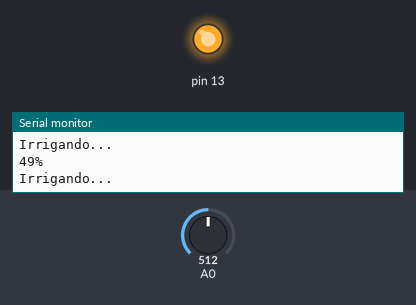
Simulated run of this sketch. Board: Arduino Uno, built with avr-gcc and run on an emulated ATmega328P. On the bench: output pins drawn as LEDs (lit = HIGH), the last lines printed to the serial monitor. The inputs (shaded band) are chosen by the test bench; at power-on: A0 = 512.

Above: at 1.8 s.
1.9 s: A0 set to 305
3.4 s: A0 set to 283
At 4.4 s:
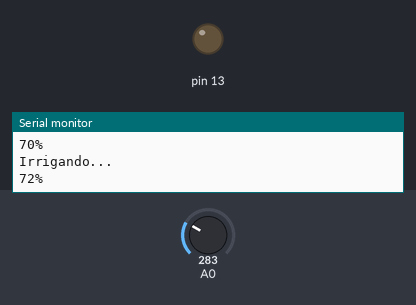
5.5 s: A0 set to 306
At 7.2 s:
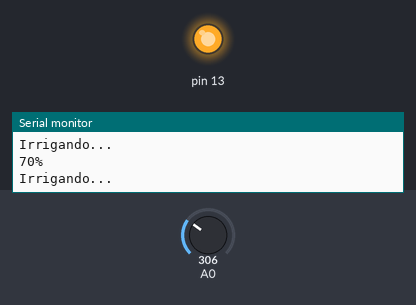
7.5 s: A0 set to 122
At 8.8 s:
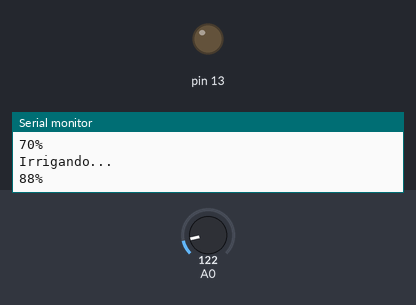
Timing chart, 0 to 10.5 s (numbered marks = the images above; inputs shaded):
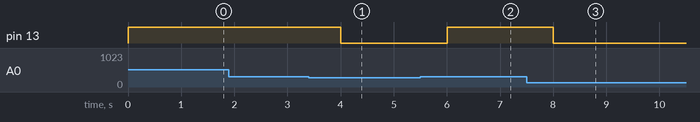

Measured:
- the behaviour switches between 297 and 296 on A0 (found by bisection; images 0 and 1)
- after the input at 3.4 s, pin 13: HIGH → LOW after 0.60 s
- after the input at 5.5 s, pin 13: LOW → HIGH after 0.50 s
- after the input at 7.5 s, pin 13: HIGH → LOW after 0.50 s

The sketch:

sensor_umidade_solo.ino
```cpp
int umidade;

void setup()
{
 Serial.begin(115200);
 Serial.println("www.usinainfo.com.br");
 pinMode(13, OUTPUT);
}
void loop()
{
 umidade = analogRead(A0);
 int Porcento = map(umidade, 1023, 0, 0, 100);

 Serial.print(Porcento);
 Serial.println("%");
 if(Porcento <=70)
 {
 Serial.println("Irrigando...");
 digitalWrite(13, HIGH);
 }

 else
 {
 digitalWrite(13, LOW);
 }
 delay(1000);
}
```
